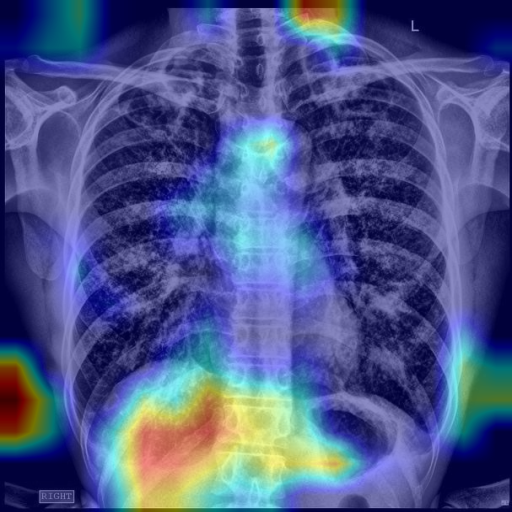
#> input picture scratch/finetuned_gradcam_test.png, 512 x 512 px
$ python -i preprocessing.py   (imports and definitions only)
#> lines starting #> are read from the running program, lines starting #| are printed output that depends on the picture
#> further down, picture is the input picture: PIL image 512x512 RGB; mean R, G, B 76.2, 87.6, 137.4
"""
RESPIRA - Preprocessing
Reproduces the exact dataset preprocessing used to train the models:
CLAHE -> Lung mask -> Resize 224x224 -> RGB.
"""

from pathlib import Path
from typing import Tuple

import cv2
import numpy as np
from PIL import Image

from app.backend.config import (
    IMAGE_SIZE,
    CLAHE_CLIP_LIMIT,
    CLAHE_TILE_GRID_SIZE,
)


# ============================================================
# CLAHE ENHANCEMENT
# ============================================================
# Parameters identical to preprocessing_pipeline_FIXED.ipynb:
#   clip limit  : 2.0
#   tile grid   : (8, 8)


def apply_clahe(
    gray: np.ndarray,
) -> np.ndarray:
    clahe = cv2.createCLAHE(
        clipLimit=CLAHE_CLIP_LIMIT,
        tileGridSize=CLAHE_TILE_GRID_SIZE,
    )
    return clahe.apply(gray)


# ============================================================
# LUNG MASK (BYPASS / UNMASKED)
# ============================================================
# Masking removed to strictly match the 512x512 unmasked dataset:
# Preserves complete chest radiograph anatomy (ribs, apex, costophrenic angles).


def create_lung_mask(
    gray: np.ndarray,
) -> np.ndarray:
    """Returns full unmasked mask (all 255) to preserve complete chest anatomy."""
    h, w = gray.shape[:2]
    return np.full((h, w), 255, dtype=np.uint8)


def apply_lung_mask(
    gray: np.ndarray,
) -> Tuple[np.ndarray, np.ndarray]:
    """
    Unmasked bypass:
    Returns the unmasked CLAHE enhanced image and full-field mask.
    Prevents blacked-out lungs or morphological boundary artifacts.
    """
    h, w = gray.shape[:2]
    mask = np.full((h, w), 255, dtype=np.uint8)
    return gray, mask


# ============================================================
# FINAL PREPROCESSING (Identical to 512 Training Pipeline)
# ============================================================
# Order: Grayscale -> CLAHE (clip 2.0, tile 8x8) -> Resize -> RGB (No Masking)


def process_image_array(
    image: np.ndarray,
    image_size: int = IMAGE_SIZE,
) -> Tuple[np.ndarray, np.ndarray]:
    """
    Parameters
    ----------
    image:
        RGB (H, W, 3) or grayscale (H, W) array.
    image_size:
        Output square size (512 standard / 224 legacy).

    Returns
    -------
    final:
        (image_size, image_size, 3) uint8 RGB image (unmasked, CLAHE enhanced).
    lung_mask:
        (H, W) uint8 full unmasked mask (all 255s) of original dimensions.
    """
#> called with image_size = 224
    if image.ndim == 3:
        gray = cv2.cvtColor(
            image,
            cv2.COLOR_RGB2GRAY,
        )
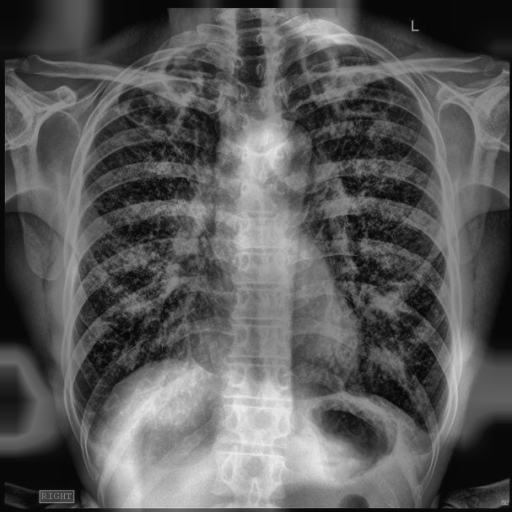
#> gray: shape (512, 512); min 6, max 237, mean 89.9
    else:
        gray = image

    # 1. CLAHE enhancement (clipLimit=2.0, tileGridSize=(8, 8))
    clahe_enhanced = apply_clahe(gray)
#> in apply_clahe, `return clahe.apply(gray)`:
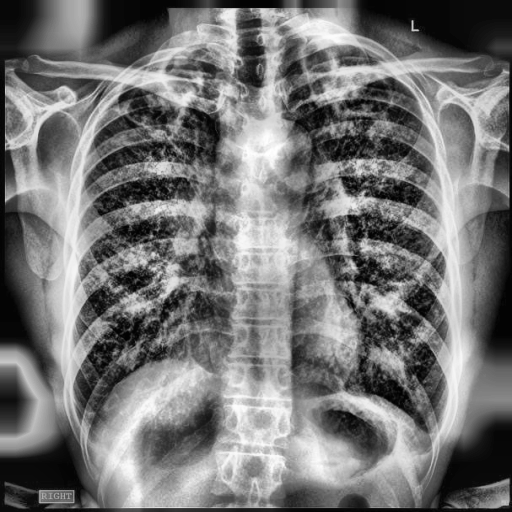
#> returned value: shape (512, 512); min 1, max 255, mean 117

    # 2. Resize directly without lung masking (identical to 512 training pipeline)
    resized = cv2.resize(
        clahe_enhanced,
        (image_size, image_size),
        interpolation=cv2.INTER_AREA,
    )

    # 3. 3-channel RGB conversion
    final = cv2.cvtColor(
        resized,
        cv2.COLOR_GRAY2RGB,
    )

    h, w = gray.shape[:2]
#> h = 512; w = 512
    full_mask = np.full((h, w), 255, dtype=np.uint8)

    return final, full_mask


def preprocess_pil(
    pil_image: Image.Image,
    image_size: int = IMAGE_SIZE,
) -> Tuple[np.ndarray, np.ndarray]:
    """
    Convert a PIL image into the model input and the lung mask.
    """
    image = np.asarray(
        pil_image.convert("RGB"),
        dtype=np.uint8,
    )

    return process_image_array(
        image,
        image_size=image_size,
    )

>>> from PIL import Image
>>> picture = Image.open('../../scratch/finetuned_gradcam_test.png')
>>> result = preprocess_pil(picture)
